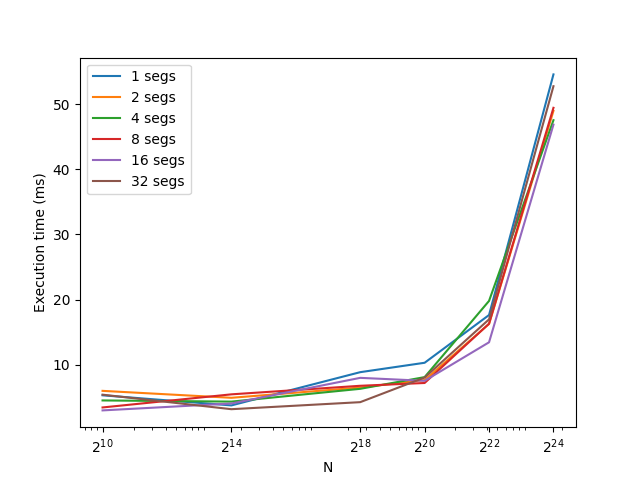

Reproduce this figure in Python.
import sys
import matplotlib.pyplot as plt
import pandas as pd
import math

file = "./res_stream.csv"

df = pd.read_csv(file)
ax = df.plot(x='N', y=df.columns.values[1:], logx=True)
ax.set_xticks(df.N)
ax.set_xticklabels(["$2^{" + str(int(math.log2(N))) + "}$" for N in df.N])

plt.legend([str.split(nseg, "_")[-1] + " segs" for nseg in df.columns.values[1:]])
plt.xlabel("N")
plt.ylabel("Execution time (ms)")
plt.savefig("plt_stream.png")